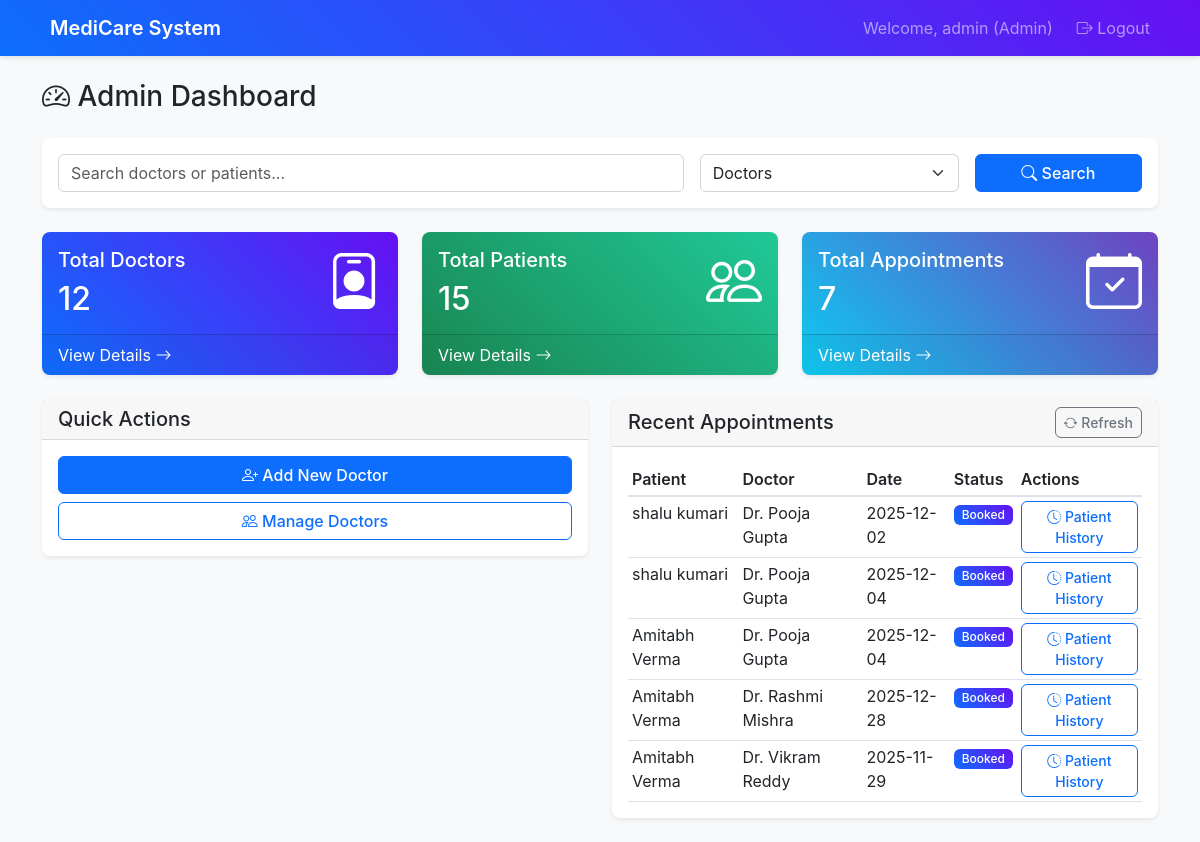
The app's page /admin/dashboard (signed in), older data.
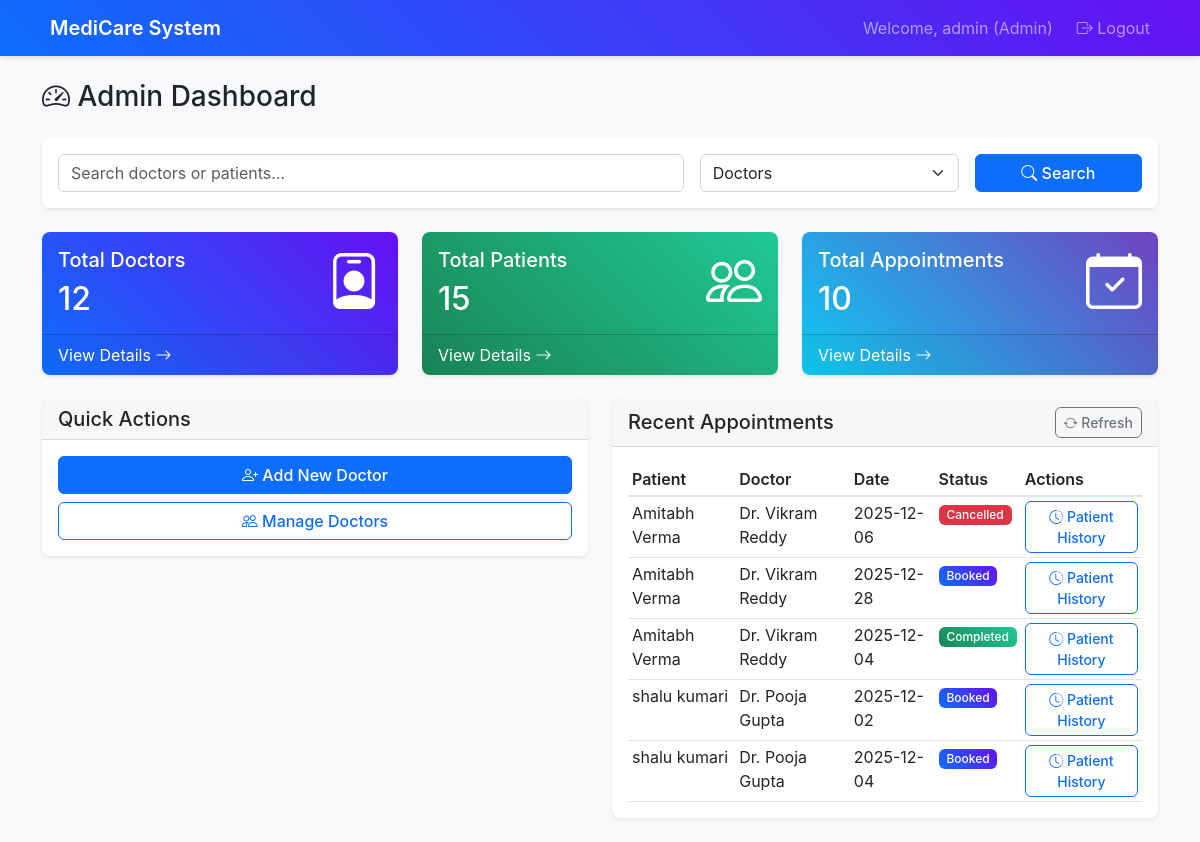
The same page, newer data.
### app.py (models this page shows)
class Patient(db.Model):
    __tablename__ = 'patients'
    id: Mapped[int] = mapped_column(primary_key=True)
    user_id: Mapped[int] = mapped_column(db.ForeignKey('users.id'), nullable=False)
    name: Mapped[str] = mapped_column(nullable=False)
    phone: Mapped[str] = mapped_column()
    address: Mapped[str] = mapped_column()
    created_at: Mapped[datetime] = mapped_column(default=datetime.utcnow)
    user = db.relationship('User', back_populates='patient')
    appointments = db.relationship('Appointment', back_populates='patient')

class Doctor(db.Model):
    __tablename__ = 'doctors'
    id: Mapped[int] = mapped_column(primary_key=True)
    user_id: Mapped[int] = mapped_column(db.ForeignKey('users.id'), nullable=False)
    name: Mapped[str] = mapped_column(nullable=False)
    specialization: Mapped[str] = mapped_column(nullable=True)
    phone: Mapped[str] = mapped_column(nullable=True)
    availability_days: Mapped[str] = mapped_column(nullable=True)
    availability_hours: Mapped[str] = mapped_column(nullable=True)
    availability_slots: Mapped[str] = mapped_column(nullable=True)
    created_at: Mapped[datetime] = mapped_column(default=datetime.utcnow)
    user = db.relationship('User', back_populates='doctor')
    appointments = db.relationship('Appointment', back_populates='doctor')

class Appointment(db.Model):
    __tablename__ = 'appointments'
    id: Mapped[int] = mapped_column(primary_key=True)
    patient_id: Mapped[int] = mapped_column(db.ForeignKey('patients.id'), nullable=False)
    doctor_id: Mapped[int] = mapped_column(db.ForeignKey('doctors.id'), nullable=False)
    appointment_date: Mapped[date] = mapped_column(nullable=False)
    appointment_time: Mapped[str] = mapped_column(nullable=False)
    status: Mapped[str] = mapped_column(default='booked')  # booked, completed, cancelled
    created_at: Mapped[datetime] = mapped_column(default=datetime.utcnow)
    patient = db.relationship('Patient', back_populates='appointments')
    doctor = db.relationship('Doctor', back_populates='appointments')
    treatment = db.relationship('Treatment', back_populates='appointment', uselist=False)

### routes.py (the view)
@app.route('/admin/dashboard')
@login_required
@role_required(['admin'])
def admin_dashboard():
    total_doctors = Doctor.query.count()
    total_patients = Patient.query.count()
    total_appointments = Appointment.query.count()
    recent_appointments = db.session.query(
        Appointment,
        Patient.name.label('patient_name'),
        Doctor.name.label('doctor_name')
    ).join(Patient, Appointment.patient_id == Patient.id)\
     .join(Doctor, Appointment.doctor_id == Doctor.id)\
     .filter(Appointment.status.in_(['booked', 'completed', 'cancelled']))\
     .order_by(Appointment.created_at.desc())\
     .limit(10).all()
    return render_template('admin_dashboard.html',
                         total_doctors=total_doctors,
                         total_patients=total_patients,
                         total_appointments=total_appointments,
                         recent_appointments=recent_appointments)

### routes.py (called while the page is built)
def login_required(f):
    @wraps(f)
    def decorated_function(*args, **kwargs):
        if 'user_id' not in session:
            return redirect(url_for('login'))
        return f(*args, **kwargs)
    return decorated_function

def role_required(roles):
    def decorator(f):
        @wraps(f)
        def decorated_function(*args, **kwargs):
            if 'user_role' not in session or session['user_role'] not in roles:
                flash('Access denied. Insufficient permissions.', 'error')
                return redirect(url_for('login'))
            return f(*args, **kwargs)
        return decorated_function
    return decorator

### templates/admin_dashboard.html (shortened to what the changed rows need)
{% extends "base.html" %}
{% block content %}
<div class="row">
    <div class="col-12">
        <h1 class="h3 mb-4">
            <i class="bi bi-speedometer2"></i> Admin Dashboard
        </h1>
    </div>
</div>
<div class="row">
    <div class="col-md-4 mb-4">
        <div class="card bg-primary text-white">
            <div class="card-body">
                <div class="row align-items-center">
                    <div class="col">
                        <h2 class="mb-0">{{ total_doctors }}</h2>
                    </div>
                </div>
            </div>
        </div>
    </div>
    <div class="col-md-4 mb-4">
        <div class="card bg-success text-white">
            <div class="card-body">
                <div class="row align-items-center">
                    <div class="col">
                        <h2 class="mb-0">{{ total_patients }}</h2>
                    </div>
                </div>
            </div>
        </div>
    </div>
    <div class="col-md-4 mb-4">
        <div class="card bg-info text-white">
            <div class="card-body">
                <div class="row align-items-center">
                    <div class="col">
                        <h5 class="card-title">Total Appointments</h5>
                        <h2 class="mb-0">{{ total_appointments }}</h2>
                    </div>
                </div>
            </div>
        </div>
    </div>
</div>
<div class="row">
    <div class="col-md-6 mb-4">
        <div class="card">
            <div class="card-body">
                {% if recent_appointments %}
                <div class="table-responsive">
                    <table class="table table-sm" id="recent-appointments-table">
                        <thead>
                            <tr>
                                <th>Patient</th>
                                <th>Doctor</th>
                                <th>Date</th>
                                <th>Status</th>
                                <th>Actions</th>
                            </tr>
                        </thead>
                        <tbody>
                            {% for appointment_tuple in recent_appointments[:5] %}
                            {% set appointment = appointment_tuple[0] %}
                            {% set patient_name = appointment_tuple[1] %}
                            {% set doctor_name = appointment_tuple[2] %}
                            <tr>
                                <td>{{ patient_name }}</td>
                                <td>{{ doctor_name }}</td>
                                <td>{{ appointment.appointment_date }}</td>
                                <td>
                                    <span class="badge bg-{{ 'success' if appointment.status == 'completed' else 'primary' if appointment.status == 'booked' else 'danger' if appointment.status == 'cancelled' else 'secondary' }}">
                                        {{ appointment.status.title() }}
                                    </span>
                                </td>
                                <td>
                                    <a href="{{ url_for('admin_patient_history', patient_id=appointment.patient_id) }}" class="btn btn-sm btn-outline-primary">
                                        <i class="bi bi-clock-history"></i> Patient History
                                    </a>
                                </td>
                            </tr>
                            {% endfor %}
                        </tbody>
                    </table>
                </div>
                {% else %}
                <p class="text-muted">No appointments found</p>
                {% endif %}
            </div>
        </div>
    </div>
</div>
{% endblock %}

Row changes from the older to the newer data that the page shows:
no longer on this page (row unchanged): Appointment: {{ patient_name }} "Amitabh Verma", {{ doctor_name }} "Dr. Pooja Gupta", appointment_date "2025-12-04", status "Booked"
no longer on this page (row unchanged): Appointment: {{ patient_name }} "Amitabh Verma", appointment_date "2025-12-28", status "Booked"
no longer on this page (row unchanged): Doctor: name "Dr. Rashmi Mishra"
no longer on this page (row unchanged): Appointment: {{ patient_name }} "Amitabh Verma", {{ doctor_name }} "Dr. Vikram Reddy", appointment_date "2025-11-29", status "Booked"
added Appointment: {{ patient_name }} "Amitabh Verma", {{ doctor_name }} "Dr. Vikram Reddy", appointment_date "2025-12-06", status "Cancelled"
added Appointment: {{ patient_name }} "Amitabh Verma", {{ doctor_name }} "Dr. Vikram Reddy", appointment_date "2025-12-28", status "Booked"
added Appointment: {{ patient_name }} "Amitabh Verma", {{ doctor_name }} "Dr. Vikram Reddy", appointment_date "2025-12-04", status "Completed"
Text that changed along with them:
{{ total_appointments }}: "7" → "10"
